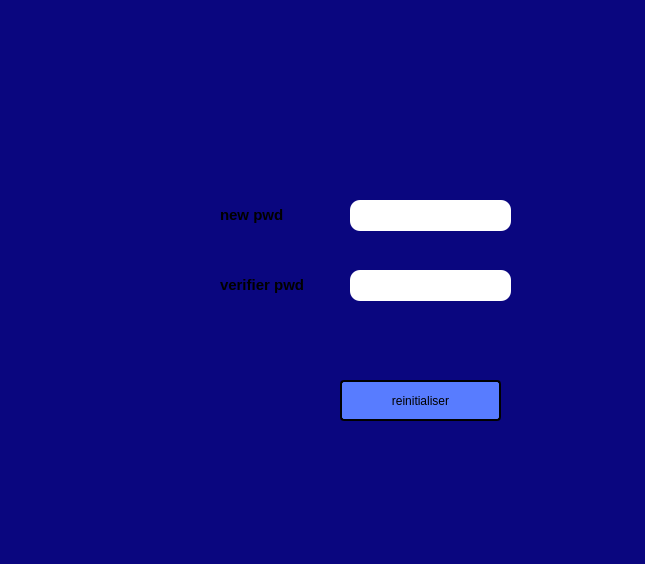
<?xml version="1.0" encoding="UTF-8"?>
<ui version="4.0">
 <class>Form</class>
 <widget class="QWidget" name="Form">
  <property name="geometry">
   <rect>
    <x>0</x>
    <y>0</y>
    <width>645</width>
    <height>564</height>
   </rect>
  </property>
  <property name="windowTitle">
   <string>Form</string>
  </property>
  <property name="styleSheet">
   <string notr="true">background-color: rgb(10, 6, 127);</string>
  </property>
  <widget class="QLineEdit" name="lineEdit_newPassword">
   <property name="geometry">
    <rect>
     <x>350</x>
     <y>200</y>
     <width>161</width>
     <height>31</height>
    </rect>
   </property>
   <property name="styleSheet">
    <string notr="true">QLineEdit {
	border-color: rgb(0, 0, 0);
	background-color: rgb(255, 255, 255);
    color: black; /* Texte en blanc */
    border: none; /* Pas de bordure */
    border-radius: 10px; /* Coins arrondis */
    padding: 10px 20px; /* Espacement à l'intérieur du bouton */
    cursor: pointer; /* Changer le curseur pour indiquer qu'il est cliquable */
    transition: background-color 0.3s ease; /* Animation de la couleur au survol */
}</string>
   </property>
   <property name="text">
    <string/>
   </property>
  </widget>
  <widget class="QLineEdit" name="lineEdit_confirmPassword">
   <property name="geometry">
    <rect>
     <x>350</x>
     <y>270</y>
     <width>161</width>
     <height>31</height>
    </rect>
   </property>
   <property name="styleSheet">
    <string notr="true">QLineEdit {
	border-color: rgb(0, 0, 0);
	background-color: rgb(255, 255, 255);
    color: black; /* Texte en blanc */
    border: none; /* Pas de bordure */
    border-radius: 10px; /* Coins arrondis */
    padding: 10px 20px; /* Espacement à l'intérieur du bouton */
    cursor: pointer; /* Changer le curseur pour indiquer qu'il est cliquable */
    transition: background-color 0.3s ease; /* Animation de la couleur au survol */
}</string>
   </property>
   <property name="text">
    <string/>
   </property>
  </widget>
  <widget class="QPushButton" name="pushButton_reset">
   <property name="geometry">
    <rect>
     <x>340</x>
     <y>380</y>
     <width>161</width>
     <height>41</height>
    </rect>
   </property>
   <property name="styleSheet">
    <string notr="true">QPushButton {
	font: 700 10pt &quot;Segoe UI&quot;;
    
	background-color:  rgb(88, 124, 255) ;
    color: black; /* Texte noir */
    border: 2px solid black; /* Bordure noire */
    border-radius: 4px; /* Coins arrondis */
    padding: 4px; /* Espacement interne */
}</string>
   </property>
   <property name="text">
    <string>reinitialiser</string>
   </property>
  </widget>
  <widget class="QLabel" name="label_6">
   <property name="geometry">
    <rect>
     <x>220</x>
     <y>200</y>
     <width>121</width>
     <height>31</height>
    </rect>
   </property>
   <property name="text">
    <string>&lt;html&gt;&lt;head/&gt;&lt;body&gt;&lt;p&gt;&lt;span style=&quot; font-size:11pt; font-weight:700;&quot;&gt;new pwd&lt;/span&gt;&lt;/p&gt;&lt;/body&gt;&lt;/html&gt;</string>
   </property>
  </widget>
  <widget class="QLabel" name="label_7">
   <property name="geometry">
    <rect>
     <x>220</x>
     <y>270</y>
     <width>121</width>
     <height>31</height>
    </rect>
   </property>
   <property name="text">
    <string>&lt;html&gt;&lt;head/&gt;&lt;body&gt;&lt;p&gt;&lt;span style=&quot; font-size:11pt; font-weight:700;&quot;&gt;verifier pwd&lt;/span&gt;&lt;/p&gt;&lt;/body&gt;&lt;/html&gt;</string>
   </property>
  </widget>
 </widget>
 <resources/>
 <connections/>
</ui>
